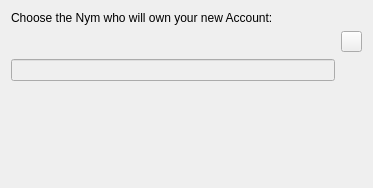
<?xml version="1.0" encoding="UTF-8"?>
<ui version="4.0">
 <class>MTPageAcct_Nym</class>
 <widget class="QWizardPage" name="MTPageAcct_Nym">
  <property name="geometry">
   <rect>
    <x>0</x>
    <y>0</y>
    <width>373</width>
    <height>188</height>
   </rect>
  </property>
  <property name="windowTitle">
   <string>WizardPage</string>
  </property>
  <layout class="QGridLayout" name="gridLayout">
   <item row="0" column="0" colspan="2">
    <widget class="QLabel" name="label">
     <property name="text">
      <string>Choose the Nym who will own your new Account:</string>
     </property>
    </widget>
   </item>
   <item row="1" column="0">
    <widget class="QPushButton" name="pushButtonSelect">
     <property name="text">
      <string/>
     </property>
     <property name="flat">
      <bool>true</bool>
     </property>
    </widget>
   </item>
   <item row="1" column="1">
    <widget class="QPushButton" name="pushButtonManage">
     <property name="maximumSize">
      <size>
       <width>21</width>
       <height>21</height>
      </size>
     </property>
     <property name="text">
      <string/>
     </property>
     <property name="icon">
      <iconset resource="../resource.qrc">
       <normaloff>:/icons/icons/user.png</normaloff>:/icons/icons/user.png</iconset>
     </property>
    </widget>
   </item>
   <item row="2" column="0">
    <widget class="QLineEdit" name="lineEditID">
     <property name="enabled">
      <bool>false</bool>
     </property>
    </widget>
   </item>
   <item row="3" column="0">
    <spacer name="verticalSpacer">
     <property name="orientation">
      <enum>Qt::Vertical</enum>
     </property>
     <property name="sizeHint" stdset="0">
      <size>
       <width>20</width>
       <height>48</height>
      </size>
     </property>
    </spacer>
   </item>
  </layout>
 </widget>
 <resources>
  <include location="../resource.qrc"/>
 </resources>
 <connections/>
</ui>
